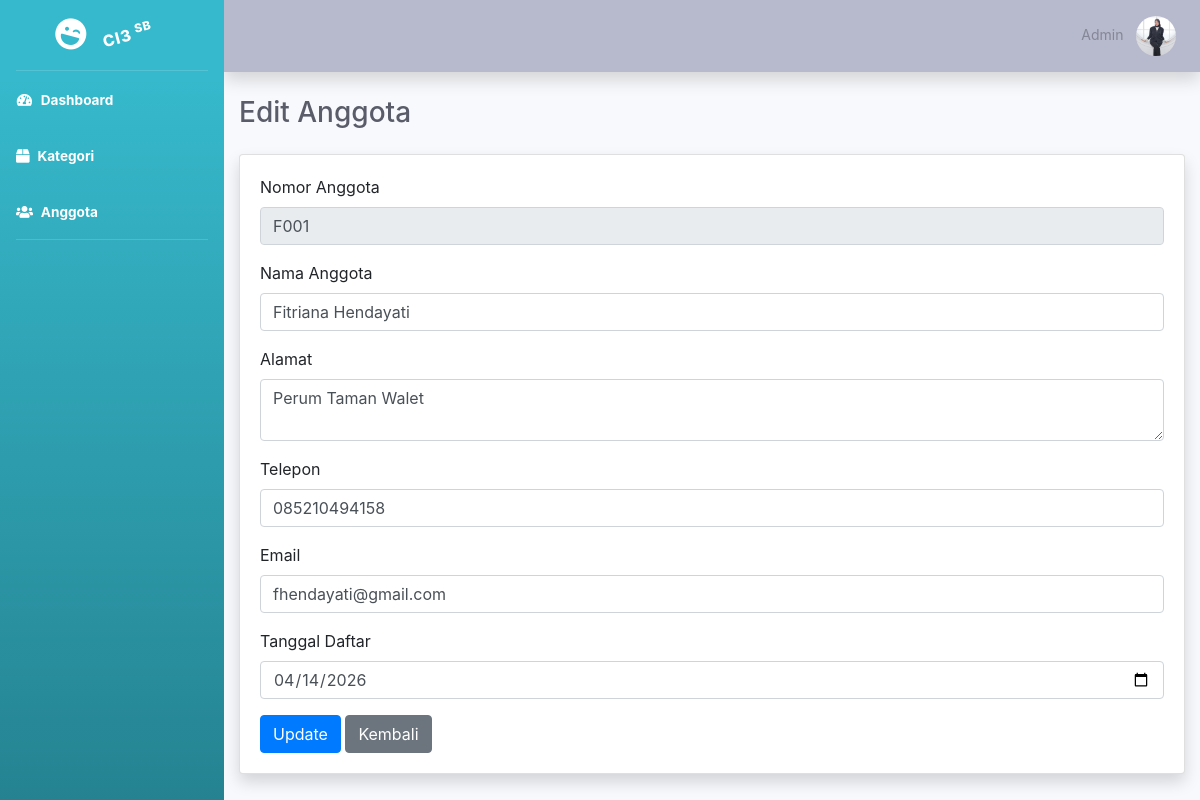
/anggota/edit/1, run on the app's committed database.
### tables this page shows
CREATE TABLE `anggota` (
  `id` int(11) NOT NULL,
  `nomor_anggota` varchar(10) NOT NULL,
  `nama_anggota` varchar(100) NOT NULL,
  `alamat` varchar(200) NOT NULL,
  `telp_anggota` varchar(15) NOT NULL,
  `email` varchar(50) NOT NULL,
  `tanggal_daftar` date NOT NULL
);

### application/controllers/anggota.php (called while the page is built, shortened)
<?php
class anggota extends CI_Controller {
    public function __construct()
    {
        $this->load->model('anggota_model');
    }
    public function edit($id)
    {
        $data['anggota'] = $this->anggota_model->get_by_id($id);
        $this->load->view('templates/header');
        $this->load->view('templates/sidebar');
        $this->load->view('templates/topbar');
        $this->load->view('anggota/edit', $data);
        $this->load->view('templates/footer');
    }
}
?>

### index.php (called while the page is built, shortened)
<?php
require_once BASEPATH.'core/CodeIgniter.php';

### application/models/anggota_model.php (called while the page is built, shortened)
<?php
class anggota_model extends CI_Model {
    public function get_by_id($id)
    {
        $this->db->where('id', $id);
        return $this->db->get('anggota')->row();
    }
}
?>

### application/views/anggota/edit.php (the view, shortened to what this page needs)
<div class="container-fluid">
<h2 class="h3 mb-4 text-gray-800">Edit Anggota</h2>
<div class="card shadow">
    <div class="card-body">
<form method="post" action="<?= site_url('anggota/update/'.$anggota->id); ?>">
    <div class="form-group">
        <label>Nomor Anggota</label>
        <input type="text"
            value="<?= $anggota->nomor_anggota ?>"
            class="form-control" readonly>
    </div>
    <div class="form-group">
        <label>Nama Anggota</label>
        <input type="text" name="nama_anggota"
               value="<?= $anggota->nama_anggota ?>"
               class="form-control" required>
    </div>
    <div class="form-group">
        <label>Alamat</label>
        <textarea name="alamat" class="form-control" required><?= $anggota->alamat ?></textarea>
    </div>
    <div class="form-group">
        <label>Telepon</label>
        <input type="text" name="telp_anggota"
            value="<?= $anggota->telp_anggota ?>"
            class="form-control" required>
    </div>
    <div class="form-group">
        <label>Email</label>
        <input type="email" name="email"
            value="<?= $anggota->email ?>"
            class="form-control" required>
    </div>
    <div class="form-group">
        <label>Tanggal Daftar</label>
        <input type="date" name="tanggal_daftar"
            value="<?= $anggota->tanggal_daftar ?>"
            class="form-control" required>
    </div>
    <button type="submit" class="btn btn-primary">Update</button>
    <a href="<?= site_url('anggota'); ?>" class="btn btn-secondary">Kembali</a>
</form>
    </div>
</div>
</div>

### data on the page
anggota: nomor_anggota "F001", nama_anggota "Fitriana Hendayati", alamat "Perum Taman Walet", telp_anggota "085210494158", email "fhendayati@gmail.com", tanggal_daftar "04/14/2026"
